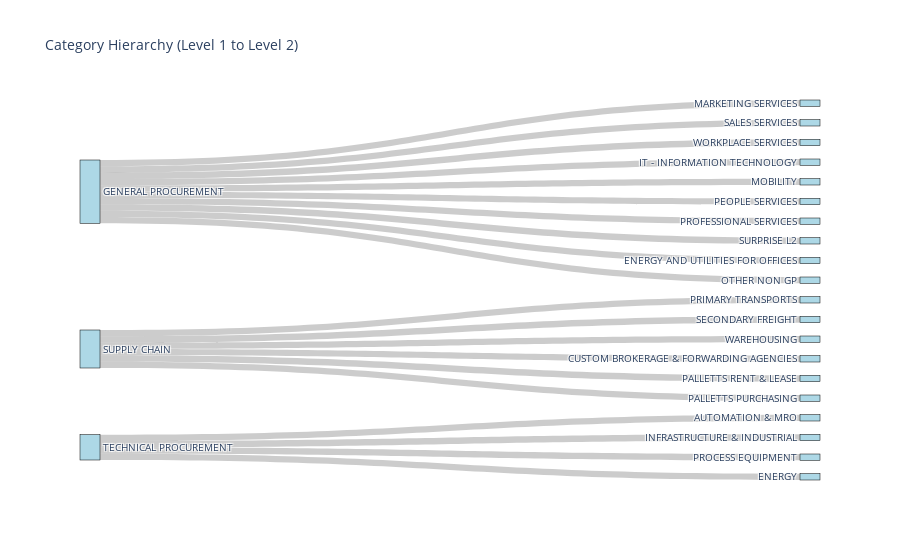

Write notebook code for a chart like this one.
### Code cell
# Prepare nodes
level1_nodes = df['puor_ds_level1_new'].dropna().unique().tolist()
level2_nodes = df['puor_ds_level2_new'].dropna().unique().tolist()
nodes = level1_nodes + level2_nodes
node_indices = {node: idx for idx, node in enumerate(nodes)}

# Create edges
edges = df[['puor_ds_level1_new', 'puor_ds_level2_new']].dropna().drop_duplicates()
sources = [node_indices[row[0]] for row in edges.values]
targets = [node_indices[row[1]] for row in edges.values]

# Create Sankey diagram
fig = go.Figure(data=[go.Sankey(
    node=dict(
        pad=15,
        thickness=20,
        line=dict(color="black", width=0.5),
        label=nodes,
        color="lightblue"
    ),
    link=dict(
        source=sources,
        target=targets,
        value=[1]*len(sources)
    ))])

fig.update_layout(title_text="Category Hierarchy (Level 1 to Level 2)", font_size=10)
fig.show()

### Figure 1 — Plotly figure (JSON) as saved in the notebook; plotly's stock layout.template omitted (floating-point values rounded to 4 significant figures)
{"data": [{"link": {"source": [0, 0, 0, 0, 0, 0, 0, 0, 0, 0, 1, 1, 1, 1, 1, 1, 2, 2, 2, 2], "target": [3, 4, 5, 6, 7, 8, 9, 10, 11, 12, 13, 14, 15, 16, 17, 18, 19, 20, 21, 22], "value": [1, 1, 1, 1, 1, 1, 1, 1, 1, 1, 1, 1, 1, 1, 1, 1, 1, 1, 1, 1]}, "node": {"color": "lightblue", "label": ["GENERAL PROCUREMENT", "SUPPLY CHAIN", "TECHNICAL PROCUREMENT", "MARKETING SERVICES", "SALES SERVICES", "WORKPLACE SERVICES", "IT - INFORMATION TECHNOLOGY", "MOBILITY", "PEOPLE SERVICES", "PROFESSIONAL SERVICES", "SURPRISE L2", "ENERGY AND UTILITIES FOR OFFICES", "OTHER NON GP", "PRIMARY TRANSPORTS", "SECONDARY FREIGHT", "WAREHOUSING", "CUSTOM BROKERAGE & FORWARDING AGENCIES", "PALLETTS RENT & LEASE", "PALLETTS PURCHASING", "AUTOMATION & MRO", "INFRASTRUCTURE & INDUSTRIAL", "PROCESS EQUIPMENT", "ENERGY"], "line": {"color": "black", "width": 0.5}, "pad": 15, "thickness": 20}, "type": "sankey"}], "layout": {"font": {"size": 10}, "title": {"text": "Category Hierarchy (Level 1 to Level 2)"}}}
